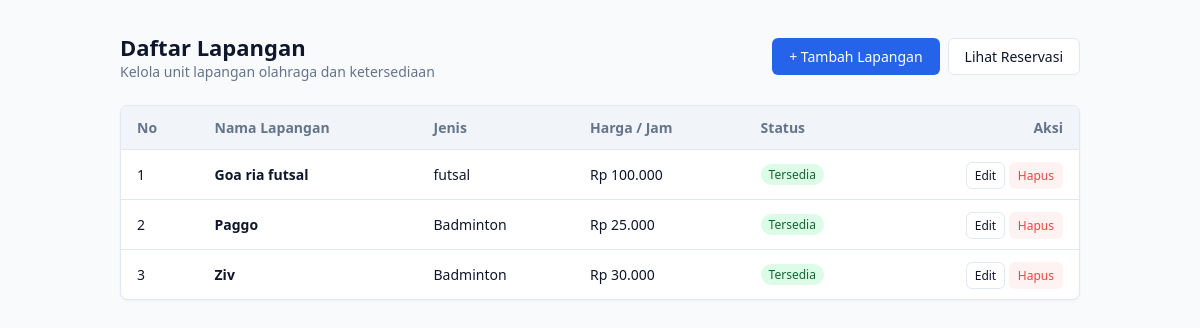
The page / on the database its author committed.
### tables this page shows
CREATE TABLE `lapangan` (
  `id` int NOT NULL,
  `nama_lapangan` varchar(100) NOT NULL,
  `jenis` varchar(50) NOT NULL,
  `harga_per_jam` int NOT NULL,
  `status` enum('Tersedia','Maintenance') DEFAULT 'Tersedia'
);

### src/Lapangan.php (called while the page is built, shortened)
<?php
class Lapangan {
    public function semua(): array {
        $stmt = $this->db->query("SELECT * FROM lapangan ORDER BY id ASC");
        return $stmt->fetchAll();
    }
}

### index.php (the view, shortened to what this page needs)
<?php
$database = new Database("localhost", "reservasi_lapangan", "root", "11223344");
$db = $database->connect();
$lapanganModel = new Lapangan($db);
$semuaLapangan = $lapanganModel->semua();
?>
<!DOCTYPE html>
<html lang="id">
<head>
</head>
<body>
<div class="container">
    <div class="header">
        <div>
            <h1>Daftar Lapangan</h1>
            <p style="color: var(--text-muted); font-size: 14px;">Kelola unit lapangan olahraga dan ketersediaan</p>
        </div>
        <div class="btn-group">
            <a href="tambah_lapangan.php" class="btn btn-primary">+ Tambah Lapangan</a>
            <a href="reservasi.php" class="btn btn-outline">Lihat Reservasi</a>
        </div>
    </div>
    <div class="card">
        <table>
            <thead>
                <tr>
                    <th>No</th>
                    <th>Nama Lapangan</th>
                    <th>Jenis</th>
                    <th>Harga / Jam</th>
                    <th>Status</th>
                    <th style="text-align: right;">Aksi</th>
                </tr>
            </thead>
            <tbody>
                <?php if (empty($semuaLapangan)): ?>
                <tr>
                    <td colspan="6" style="text-align: center; color: var(--text-muted); padding: 24px;">Belum ada data lapangan.</td>
                </tr>
                <?php else: ?>
                    <?php $no = 1; ?>
                    <?php foreach ($semuaLapangan as $item): ?>
                    <tr>
                        <td><?= $no++ ?></td>
                        <td><strong><?= htmlspecialchars($item['nama_lapangan']) ?></strong></td>
                        <td><?= htmlspecialchars($item['jenis']) ?></td>
                        <td>Rp <?= number_format($item['harga_per_jam'], 0, ',', '.') ?></td>
                        <td>
                            <span class="badge <?= $item['status'] === 'Tersedia' ? 'badge-success' : 'badge-warning' ?>">
                                <?= $item['status'] ?>
                            </span>
                        </td>
                        <td style="text-align: right;">
                            <a href="edit_lapangan.php?id=<?= $item['id'] ?>" class="btn btn-outline btn-sm">Edit</a>
                            <a href="hapus_lapangan.php?id=<?= $item['id'] ?>" class="btn btn-danger btn-sm" onclick="return confirm('Hapus lapangan ini?');">Hapus</a>
                        </td>
                    </tr>
                    <?php endforeach; ?>
                <?php endif; ?>
            </tbody>
        </table>
    </div>
</div>
</body>
</html>

### index.php (style rules this page uses)
:root { --bg-color: #f8fafc; --card-bg: #ffffff; --text-main: #0f172a; --text-muted: #64748b; --primary: #2563eb; --primary-hover: #1d4ed8; --border: #e2e8f0; --danger: #ef4444; --success-bg: #dcfce7; --success-text: #166534; --warning-bg: #fef3c7; --warning-text: #92400e; }
* { box-sizing: border-box; margin: 0; padding: 0; }
body { font-family: system-ui, -apple-system, sans-serif; background-color: var(--bg-color); color: var(--text-main); padding: 32px 16px; }
.container { max-width: 960px; margin: 0 auto; }
.header { display: flex; justify-content: space-between; align-items: center; margin-bottom: 24px; }
.header h1 { font-size: 22px; font-weight: 700; }
.btn-group { display: flex; gap: 8px; }
.btn { padding: 8px 16px; border-radius: 6px; font-size: 14px; font-weight: 500; text-decoration: none; cursor: pointer; border: 1px solid transparent; transition: background 0.2s; }
.btn-primary { background: var(--primary); color: #fff; }
.btn-outline { background: #fff; border-color: var(--border); color: var(--text-main); }
.btn-sm { padding: 4px 8px; font-size: 12px; }
.btn-danger { color: var(--danger); background: #fef2f2; }
.card { background: var(--card-bg); border: 1px solid var(--border); border-radius: 8px; overflow: hidden; box-shadow: 0 1px 3px rgba(0,0,0,0.05); }
table { width: 100%; border-collapse: collapse; text-align: left; font-size: 14px; }
th { background: #f1f5f9; padding: 12px 16px; font-weight: 600; color: var(--text-muted); border-bottom: 1px solid var(--border); }
td { padding: 14px 16px; border-bottom: 1px solid var(--border); vertical-align: middle; }
tr:last-child td { border-bottom: none; }
.badge { display: inline-block; padding: 2px 8px; border-radius: 12px; font-size: 12px; font-weight: 500; }
.badge-success { background: var(--success-bg); color: var(--success-text); }

### rows shown on the page
lapangan: nama_lapangan "Goa ria futsal", jenis "futsal", harga_per_jam "100.000", status "Tersedia"
lapangan: nama_lapangan "Paggo", jenis "Badminton", harga_per_jam "25.000", status "Tersedia"
lapangan: nama_lapangan "Ziv", jenis "Badminton", harga_per_jam "30.000", status "Tersedia"
